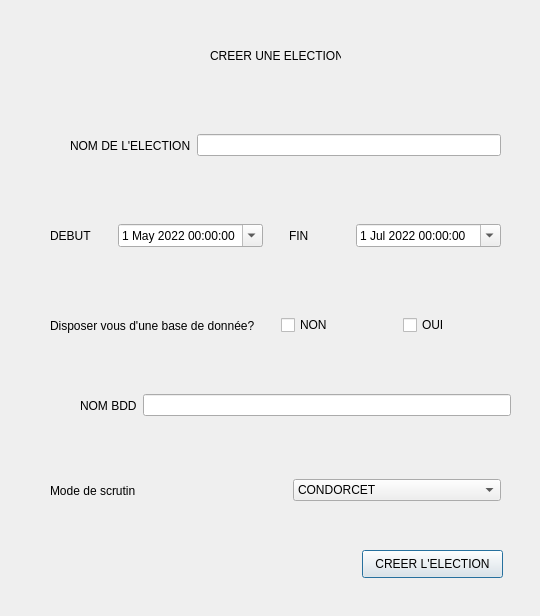
<?xml version="1.0" encoding="UTF-8"?>
<ui version="4.0">
 <class>Dialog</class>
 <widget class="QDialog" name="Dialog">
  <property name="geometry">
   <rect>
    <x>0</x>
    <y>0</y>
    <width>540</width>
    <height>616</height>
   </rect>
  </property>
  <property name="windowTitle">
   <string>Dialog</string>
  </property>
  <property name="modal">
   <bool>true</bool>
  </property>
  <widget class="QLabel" name="labelSetUp">
   <property name="geometry">
    <rect>
     <x>210</x>
     <y>40</y>
     <width>131</width>
     <height>31</height>
    </rect>
   </property>
   <property name="text">
    <string>CREER UNE ELECTION</string>
   </property>
  </widget>
  <widget class="QWidget" name="horizontalLayoutWidget">
   <property name="geometry">
    <rect>
     <x>50</x>
     <y>120</y>
     <width>451</width>
     <height>51</height>
    </rect>
   </property>
   <layout class="QHBoxLayout" name="horizontalLayout">
    <item>
     <spacer name="verticalSpacer_2">
      <property name="orientation">
       <enum>Qt::Vertical</enum>
      </property>
      <property name="sizeHint" stdset="0">
       <size>
        <width>20</width>
        <height>40</height>
       </size>
      </property>
     </spacer>
    </item>
    <item>
     <widget class="QLabel" name="labelNameVote">
      <property name="text">
       <string>NOM DE L'ELECTION</string>
      </property>
     </widget>
    </item>
    <item>
     <widget class="QLineEdit" name="lineEditNameVote"/>
    </item>
   </layout>
  </widget>
  <widget class="QWidget" name="horizontalLayoutWidget_2">
   <property name="geometry">
    <rect>
     <x>50</x>
     <y>210</y>
     <width>451</width>
     <height>51</height>
    </rect>
   </property>
   <layout class="QHBoxLayout" name="horizontalLayout_2">
    <item>
     <widget class="QLabel" name="labelDebut">
      <property name="text">
       <string>DEBUT</string>
      </property>
     </widget>
    </item>
    <item>
     <widget class="QDateTimeEdit" name="dateTimeEditDebut">
      <property name="date">
       <date>
        <year>2022</year>
        <month>5</month>
        <day>1</day>
       </date>
      </property>
      <property name="calendarPopup">
       <bool>true</bool>
      </property>
     </widget>
    </item>
    <item>
     <spacer name="verticalSpacer">
      <property name="orientation">
       <enum>Qt::Vertical</enum>
      </property>
      <property name="sizeHint" stdset="0">
       <size>
        <width>20</width>
        <height>40</height>
       </size>
      </property>
     </spacer>
    </item>
    <item>
     <widget class="QLabel" name="labelFin">
      <property name="text">
       <string>FIN</string>
      </property>
     </widget>
    </item>
    <item>
     <widget class="QDateTimeEdit" name="dateTimeEditFin">
      <property name="dateTime">
       <datetime>
        <hour>0</hour>
        <minute>0</minute>
        <second>0</second>
        <year>2022</year>
        <month>7</month>
        <day>1</day>
       </datetime>
      </property>
      <property name="calendarPopup">
       <bool>true</bool>
      </property>
     </widget>
    </item>
   </layout>
  </widget>
  <widget class="QWidget" name="horizontalLayoutWidget_3">
   <property name="geometry">
    <rect>
     <x>50</x>
     <y>300</y>
     <width>451</width>
     <height>51</height>
    </rect>
   </property>
   <layout class="QHBoxLayout" name="horizontalLayout_3">
    <item>
     <widget class="QLabel" name="labelBDD">
      <property name="text">
       <string>Disposer vous d'une base de donnée?</string>
      </property>
     </widget>
    </item>
    <item>
     <spacer name="verticalSpacer_3">
      <property name="orientation">
       <enum>Qt::Vertical</enum>
      </property>
      <property name="sizeHint" stdset="0">
       <size>
        <width>20</width>
        <height>40</height>
       </size>
      </property>
     </spacer>
    </item>
    <item>
     <widget class="QCheckBox" name="checkBoxBDDNon">
      <property name="text">
       <string>NON</string>
      </property>
     </widget>
    </item>
    <item>
     <spacer name="verticalSpacer_4">
      <property name="orientation">
       <enum>Qt::Vertical</enum>
      </property>
      <property name="sizeHint" stdset="0">
       <size>
        <width>18</width>
        <height>46</height>
       </size>
      </property>
     </spacer>
    </item>
    <item>
     <widget class="QCheckBox" name="checkBoxBDDOui">
      <property name="text">
       <string>OUI</string>
      </property>
     </widget>
    </item>
   </layout>
  </widget>
  <widget class="QWidget" name="horizontalLayoutWidget_4">
   <property name="geometry">
    <rect>
     <x>50</x>
     <y>470</y>
     <width>451</width>
     <height>41</height>
    </rect>
   </property>
   <layout class="QHBoxLayout" name="horizontalLayout_4">
    <item>
     <widget class="QLabel" name="labelSystemVote">
      <property name="text">
       <string>Mode de scrutin</string>
      </property>
     </widget>
    </item>
    <item>
     <spacer name="verticalSpacer_5">
      <property name="orientation">
       <enum>Qt::Vertical</enum>
      </property>
      <property name="sizeHint" stdset="0">
       <size>
        <width>28</width>
        <height>36</height>
       </size>
      </property>
     </spacer>
    </item>
    <item>
     <widget class="QComboBox" name="comboBoxSystemVote">
      <item>
       <property name="text">
        <string>CONDORCET</string>
       </property>
      </item>
      <item>
       <property name="text">
        <string>JUGEMENT MAJORITAIRE</string>
       </property>
      </item>
     </widget>
    </item>
   </layout>
  </widget>
  <widget class="QPushButton" name="buttonSetUp">
   <property name="geometry">
    <rect>
     <x>362</x>
     <y>550</y>
     <width>141</width>
     <height>28</height>
    </rect>
   </property>
   <property name="text">
    <string>CREER L'ELECTION</string>
   </property>
  </widget>
  <widget class="QWidget" name="horizontalLayoutWidget_5">
   <property name="geometry">
    <rect>
     <x>60</x>
     <y>380</y>
     <width>451</width>
     <height>51</height>
    </rect>
   </property>
   <layout class="QHBoxLayout" name="horizontalLayout_5">
    <item>
     <spacer name="verticalSpacer_6">
      <property name="orientation">
       <enum>Qt::Vertical</enum>
      </property>
      <property name="sizeHint" stdset="0">
       <size>
        <width>20</width>
        <height>40</height>
       </size>
      </property>
     </spacer>
    </item>
    <item>
     <widget class="QLabel" name="labelNameBDD">
      <property name="text">
       <string>NOM BDD</string>
      </property>
     </widget>
    </item>
    <item>
     <widget class="QLineEdit" name="lineEditNameBDD"/>
    </item>
   </layout>
  </widget>
 </widget>
 <resources/>
 <connections/>
</ui>
